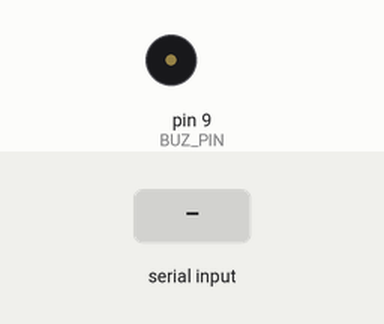
Recording of a sketch running on a simulated Arduino Uno, built with avr-gcc and run on an emulated ATmega328P. Shown: buzzer (waves = sounding, pin HIGH). The inputs (shaded band) are chosen by the test bench.

Above: at 1.2 s.
1.3 s: "ON\n" received over Serial
At 1.7 s:
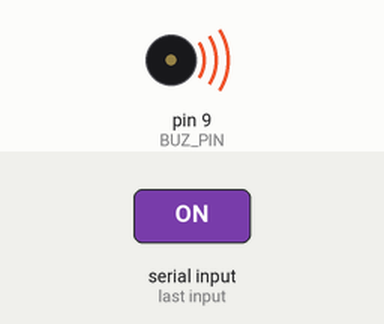
Timing chart, 0 to 4.3 s (numbered marks = the images above; inputs shaded):
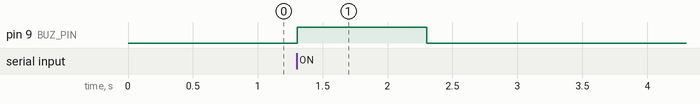

The sketch:

week2_Active_Buzzer.ino
```cpp
// 실습 2주차 1번
// 시리얼 모니터에 문자 "ON"을 입력 -> 부저 1초 동작
// 값이 들어오면 양의 값
// Serial.read()함수는 버퍼에 저장된 첫번째 값 읽어옴 -> Serial.readStringUntill()사용
// 조건문 활용

#define BUZ_PIN 9

void setup()
{
  Serial.begin(9600);
  pinMode(BUZ_PIN, OUTPUT);
}

void loop()
{
  if (Serial.available() > 0) // pc로부터 도착한 바이트의 수 (pc로 부터 데이터가 온 게 있는지 확인할 때 사용)
  {
    String data = Serial.readStringUntil('\n');
    if (data == "ON")
    {                              // data가 ON을 입력받으면
      digitalWrite(BUZ_PIN, HIGH); // 9번 핀에 연결된 부저가 울린다.
      delay(1000);                 // 1초 동안 유지

      digitalWrite(BUZ_PIN, LOW); // 9번 핀에 연결된 부저가 멈춘다.
      delay(1000);                // 1초 동안 유지
    }
  }
}
```

Measured:
- after the input at 1.3 s, pin 9 (BUZ_PIN): LOW → HIGH at once, → LOW 1.0 s later
